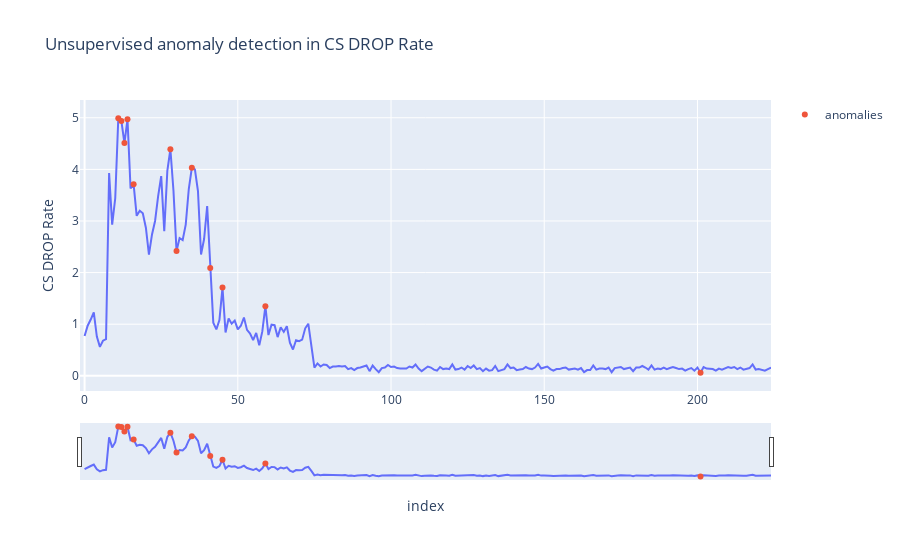

Source (notebook cell):
### Code cell
fig = px.line(df,x='index', y='CS DROP Rate', title='Unsupervised anomaly detection in CS DROP Rate')
fig.add_trace(go.Scatter(x=iso_anomaly_df["index"].to_list(), y=iso_anomaly_df["CS DROP Rate"].to_list(),
                            mode='markers', name='anomalies'))
fig.update_xaxes(rangeslider_visible=True)
fig

### Figure 1 — Plotly figure (JSON) as saved in the notebook; plotly's stock layout.template omitted (floating-point values rounded to 4 significant figures; data arrays with more than 128 entries replaced by an {"elided": "..."} marker saying what was removed)
{"data": [{"hovertemplate": "index=%{x}<br>CS DROP Rate=%{y}<extra></extra>", "legendgroup": "", "line": {"color": "#636efa", "dash": "solid"}, "mode": "lines", "name": "", "orientation": "v", "showlegend": false, "type": "scatter", "x": {"elided": "225 int values"}, "xaxis": "x", "y": {"elided": "225 float values"}, "yaxis": "y"}, {"mode": "markers", "name": "anomalies", "type": "scatter", "x": [11, 12, 13, 14, 16, 28, 30, 35, 41, 45, 59, 201], "y": [4.99, 4.94, 4.51, 4.97, 3.71, 4.39, 2.42, 4.03, 2.09, 1.71, 1.35, 0.06]}], "layout": {"legend": {"tracegroupgap": 0}, "title": {"text": "Unsupervised anomaly detection in CS DROP Rate"}, "xaxis": {"anchor": "y", "domain": [0, 1], "rangeslider": {"visible": true}, "title": {"text": "index"}}, "yaxis": {"anchor": "x", "domain": [0, 1], "title": {"text": "CS DROP Rate"}}}}
